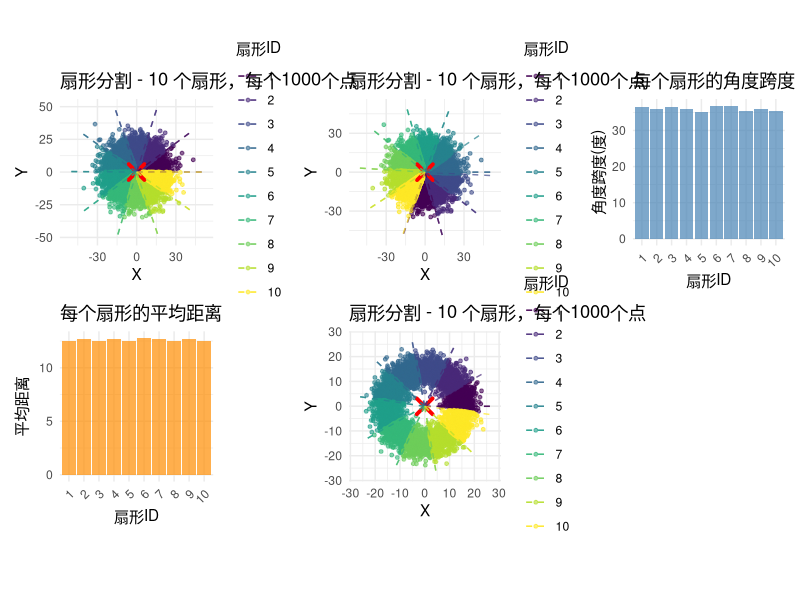

The R script that drew this image:
library(ggplot2)
library(dplyr)
library(tidyr)
library(patchwork)

# 定义扇形分割函数
split_into_sectors <- function(data, points_per_sector = 1000) {
  # 计算数据的中心点
  center_x <- mean(data$X)
  center_y <- mean(data$Y)
  
  # 计算每个点相对于中心的极坐标
  delta_x <- data$X - center_x
  delta_y <- data$Y - center_y
  
  # 计算半径和角度（弧度）
  r <- sqrt(delta_x^2 + delta_y^2)
  theta_rad <- atan2(delta_y, delta_x)
  
  # 将角度转换为度数（0°到360°范围）
  theta_deg <- (theta_rad * 180 / pi) %% 360
  
  # 创建包含极坐标的数据框
  data_polar <- data %>%
    mutate(
      r = r,
      theta_rad = theta_rad,
      theta_deg = theta_deg
    )
  
  # 按角度排序
  data_sorted <- data_polar %>% arrange(theta_deg)
  
  # 划分扇形（每1000个连续点一个扇形）
  n <- nrow(data_sorted)
  sectors <- list()
  
  for (i in seq(1, n, by = points_per_sector)) {
    end_idx <- min(i + points_per_sector - 1, n)
    sector_data <- data_sorted[i:end_idx, ]
    if (nrow(sector_data) == 0) next
    
    # 计算该扇形的角度范围
    min_angle <- min(sector_data$theta_deg)
    max_angle <- max(sector_data$theta_deg)
    
    # 存储扇形信息
    sector_info <- list(
      sector_id = length(sectors) + 1,
      points = sector_data %>% select(X, Y),
      min_angle = min_angle,
      max_angle = max_angle,
      center_angle = (min_angle + max_angle) / 2,
      point_count = nrow(sector_data)
    )
    
    sectors[[length(sectors) + 1]] <- sector_info
  }
  
  return(list(sectors = sectors, center_x = center_x, center_y = center_y))
}

# 生成示例数据
set.seed(42)
n_points <- 10000
data <- data.frame(
  X = rnorm(n_points, 0, 10),
  Y = rnorm(n_points, 0, 10)
)

# 执行扇形分割
result <- split_into_sectors(data, 1000)
sectors <- result$sectors
center_x <- result$center_x
center_y <- result$center_y

# 打印结果
cat("总数据点数:", n_points, "\n")
cat("划分的扇形数量:", length(sectors), "\n\n")

for (i in seq_along(sectors)) {
  sector <- sectors[[i]]
  cat(sprintf("扇形 %d: %d 个点, 角度范围: %.1f° - %.1f°\n", 
              sector$sector_id, sector$point_count, 
              sector$min_angle, sector$max_angle))
}


# 可视化函数
plot_sectors <- function(sectors, center_x, center_y) {
  # 准备绘图数据
  plot_data <- data.frame()
  sector_info <- data.frame()
  
  for (sector in sectors) {
    sector_points <- sector$points %>%
      mutate(sector_id = factor(sector$sector_id))
    plot_data <- rbind(plot_data, sector_points)
    
    sector_info <- rbind(sector_info, data.frame(
      sector_id = factor(sector$sector_id),
      min_angle = sector$min_angle,
      max_angle = sector$max_angle
    ))
  }
  
  # 计算最大半径用于绘制边界线
  max_r <- max(sqrt((plot_data$X - center_x)^2 + (plot_data$Y - center_y)^2)) * 1.1
  
  # 创建基础图形
  p <- ggplot() +
    # 绘制数据点
    geom_point(data = plot_data, 
               aes(x = X, y = Y, color = sector_id), 
               size = 1, alpha = 0.6) +
    
    # 绘制中心点
    geom_point(data = data.frame(x = center_x, y = center_y), 
               aes(x = x, y = y), 
               color = "red", size = 4, shape = 4, stroke = 2) +
    
    # 绘制扇形边界线
    geom_segment(data = sector_info,
                 aes(x = center_x, y = center_y,
                     xend = center_x + max_r * cos(min_angle * pi / 180),
                     yend = center_y + max_r * sin(min_angle * pi / 180),
                     color = sector_id),
                 linetype = "dashed", alpha = 0.7) +
    
    geom_segment(data = sector_info,
                 aes(x = center_x, y = center_y,
                     xend = center_x + max_r * cos(max_angle * pi / 180),
                     yend = center_y + max_r * sin(max_angle * pi / 180),
                     color = sector_id),
                 linetype = "dashed", alpha = 0.7) +
    
    # 图形美化
    theme_minimal() +
    labs(title = paste("扇形分割 -", length(sectors), "个扇形，每个1000个点"),
         x = "X", y = "Y", color = "扇形ID") +
    theme(legend.position = "right") +
    coord_fixed() +
    scale_color_viridis_d()
  
  return(p)
}

# 绘制结果
p1 = plot_sectors(sectors, center_x, center_y)

# 处理0°和360°边界的高级版本
split_into_sectors_advanced <- function(data, points_per_sector = 1000) {
  center_x <- mean(data$X)
  center_y <- mean(data$Y)
  
  delta_x <- data$X - center_x
  delta_y <- data$Y - center_y
  
  r <- sqrt(delta_x^2 + delta_y^2)
  theta_rad <- atan2(delta_y, delta_x)
  theta_deg <- (theta_rad * 180 / pi) %% 360
  
  data_polar <- data %>%
    mutate(
      r = r,
      theta_rad = theta_rad,
      theta_deg = theta_deg
    )
  
  # 按角度排序
  data_sorted <- data_polar %>% arrange(theta_deg)
  
  # 检查是否需要处理角度环绕
  first_angle <- data_sorted$theta_deg[1]
  last_angle <- data_sorted$theta_deg[nrow(data_sorted)]
  
  if (first_angle > 0 && last_angle < 360 && (360 - last_angle + first_angle) < 180) {
    cat("检测到角度环绕，进行调整...\n")
    
    # 找到环绕点（角度跳跃最大的地方）
    angle_diffs <- diff(data_sorted$theta_deg)
    wrap_idx <- which.max(angle_diffs) + 1
    
    if (wrap_idx > 1 && wrap_idx <= nrow(data_sorted)) {
      # 重新排列数据
      data_sorted <- rbind(data_sorted[wrap_idx:nrow(data_sorted), ], 
                           data_sorted[1:(wrap_idx-1), ])
    }
  }
  
  # 划分扇形
  n <- nrow(data_sorted)
  sectors <- list()
  
  for (i in seq(1, n, by = points_per_sector)) {
    end_idx <- min(i + points_per_sector - 1, n)
    sector_data <- data_sorted[i:end_idx, ]
    
    if (nrow(sector_data) == 0) next
    
    min_angle <- min(sector_data$theta_deg)
    max_angle <- max(sector_data$theta_deg)
    
    sector_info <- list(
      sector_id = length(sectors) + 1,
      points = sector_data %>% select(X, Y),
      min_angle = min_angle,
      max_angle = max_angle,
      center_angle = (min_angle + max_angle) / 2,
      point_count = nrow(sector_data)
    )
    
    sectors[[length(sectors) + 1]] <- sector_info
  }
  
  return(list(sectors = sectors, center_x = center_x, center_y = center_y))
}

# 使用高级版本
result_advanced <- split_into_sectors_advanced(data, 1000)
sectors_advanced <- result_advanced$sectors

# 绘制高级版本结果
p2 = plot_sectors(sectors_advanced, result_advanced$center_x, result_advanced$center_y)

# 扇形统计信息
sector_stats <- do.call(rbind, lapply(sectors, function(s) {
  data.frame(
    sector_id = s$sector_id,
    point_count = s$point_count,
    min_angle = s$min_angle,
    max_angle = s$max_angle,
    angle_span = s$max_angle - s$min_angle,
    avg_distance = mean(sqrt((s$points$X - center_x)^2 + (s$points$Y - center_y)^2))
  )
}))

print(sector_stats)

# 绘制扇形角度跨度分布
p3 = ggplot(sector_stats, aes(x = factor(sector_id), y = angle_span)) +
  geom_bar(stat = "identity", fill = "steelblue", alpha = 0.7) +
  labs(title = "每个扇形的角度跨度", x = "扇形ID", y = "角度跨度(度)") +
  theme_minimal() +
  theme(axis.text.x = element_text(angle = 45, hjust = 1))

# 绘制平均距离分布
p4 = ggplot(sector_stats, aes(x = factor(sector_id), y = avg_distance)) +
  geom_bar(stat = "identity", fill = "darkorange", alpha = 0.7) +
  labs(title = "每个扇形的平均距离", x = "扇形ID", y = "平均距离") +
  theme_minimal() +
  theme(axis.text.x = element_text(angle = 45, hjust = 1))

# 创建非均匀分布的数据来测试
set.seed(123)
n_points <- 5000
angle_bias <- runif(n_points, 0, 2*pi)  # 创建角度偏差

data_nonuniform <- data.frame(
  X = 15 * cos(angle_bias) + rnorm(n_points, 0, 3),
  Y = 15 * sin(angle_bias) + rnorm(n_points, 0, 3)
)

# 对非均匀数据应用扇形分割
result_nonuniform <- split_into_sectors_advanced(data_nonuniform, 500)
p5 = plot_sectors(result_nonuniform$sectors, 
             result_nonuniform$center_x, 
             result_nonuniform$center_y)

print(p1+p2+p3+p4+p5)

